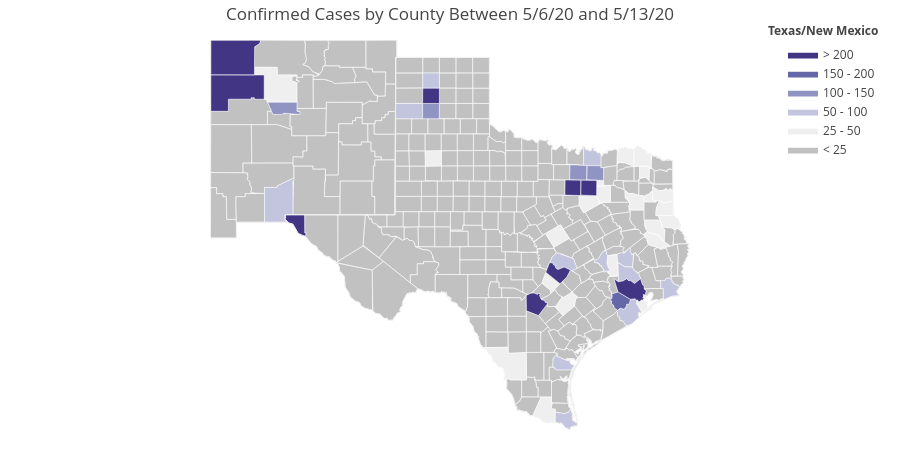

Notebook source saved alongside this figure:
### Code cell
values = period_cases

colorscale = [
    'rgb(193, 193, 193)',
    'rgb(239,239,239)',
    'rgb(195, 196, 222)',
    'rgb(144,148,194)',
    'rgb(101,104,168)',
    'rgb(65, 53, 132)'
]

fig = ff.create_choropleth(
    fips=fips, values = values, scope=['NM', 'TX'],
    colorscale=colorscale,
    binning_endpoints = [25,50,100,150,200],
    county_outline={'color': 'rgb(255,255,255)', 'width': 0.5}, round_legend_values=True,
    legend_title=f'Texas/New Mexico', title= f'Confirmed Cases by County Between {old_date} and {date}',
    show_hover=True, centroid_marker={'opacity': 0}
)

fig.layout.template = None
fig.show()
